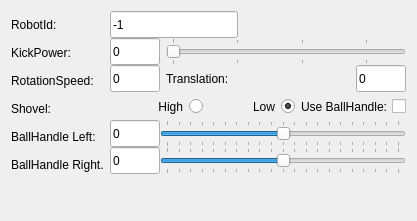
<?xml version="1.0" encoding="UTF-8"?>
<ui version="4.0">
 <class>JoystickWidget</class>
 <widget class="QWidget" name="JoystickWidget">
  <property name="geometry">
   <rect>
    <x>0</x>
    <y>0</y>
    <width>417</width>
    <height>221</height>
   </rect>
  </property>
  <layout class="QHBoxLayout">
   <item>
    <layout class="QVBoxLayout" name="verticalLabelLayout">
     <property name="spacing">
      <number>0</number>
     </property>
     <item>
      <widget class="QLabel" name="robotIdLabel">
       <property name="minimumSize">
        <size>
         <width>0</width>
         <height>28</height>
        </size>
       </property>
       <property name="maximumSize">
        <size>
         <width>16777215</width>
         <height>27</height>
        </size>
       </property>
       <property name="text">
        <string>RobotId:</string>
       </property>
      </widget>
     </item>
     <item>
      <widget class="QLabel" name="kickPowerLabel">
       <property name="minimumSize">
        <size>
         <width>0</width>
         <height>28</height>
        </size>
       </property>
       <property name="maximumSize">
        <size>
         <width>16777215</width>
         <height>27</height>
        </size>
       </property>
       <property name="text">
        <string>KickPower:</string>
       </property>
      </widget>
     </item>
     <item>
      <widget class="QLabel" name="rotationLabel">
       <property name="minimumSize">
        <size>
         <width>0</width>
         <height>28</height>
        </size>
       </property>
       <property name="maximumSize">
        <size>
         <width>16777215</width>
         <height>27</height>
        </size>
       </property>
       <property name="text">
        <string>RotationSpeed:</string>
       </property>
      </widget>
     </item>
     <item>
      <widget class="QLabel" name="shovelLabel">
       <property name="minimumSize">
        <size>
         <width>0</width>
         <height>28</height>
        </size>
       </property>
       <property name="maximumSize">
        <size>
         <width>16777215</width>
         <height>27</height>
        </size>
       </property>
       <property name="text">
        <string>Shovel:</string>
       </property>
      </widget>
     </item>
     <item>
      <widget class="QLabel" name="ballHandleLeftLabel">
       <property name="minimumSize">
        <size>
         <width>0</width>
         <height>28</height>
        </size>
       </property>
       <property name="maximumSize">
        <size>
         <width>16777215</width>
         <height>28</height>
        </size>
       </property>
       <property name="text">
        <string>BallHandle Left:</string>
       </property>
      </widget>
     </item>
     <item>
      <widget class="QLabel" name="ballHandleRightLabel">
       <property name="minimumSize">
        <size>
         <width>0</width>
         <height>28</height>
        </size>
       </property>
       <property name="maximumSize">
        <size>
         <width>16777215</width>
         <height>28</height>
        </size>
       </property>
       <property name="text">
        <string>BallHandle Right.</string>
       </property>
      </widget>
     </item>
     <item>
      <spacer name="vertLabelSpacer">
       <property name="orientation">
        <enum>Qt::Vertical</enum>
       </property>
       <property name="sizeHint" stdset="0">
        <size>
         <width>20</width>
         <height>40</height>
        </size>
       </property>
      </spacer>
     </item>
    </layout>
   </item>
   <item>
    <layout class="QVBoxLayout" name="verticalValueLayout">
     <property name="spacing">
      <number>0</number>
     </property>
     <item>
      <widget class="QLineEdit" name="robotIdEdit">
       <property name="minimumSize">
        <size>
         <width>128</width>
         <height>27</height>
        </size>
       </property>
       <property name="maximumSize">
        <size>
         <width>128</width>
         <height>27</height>
        </size>
       </property>
       <property name="contextMenuPolicy">
        <enum>Qt::DefaultContextMenu</enum>
       </property>
       <property name="toolTip">
        <string>Enter the ID of the robot, you want to control remotely.</string>
       </property>
       <property name="inputMask">
        <string/>
       </property>
       <property name="text">
        <string>-1</string>
       </property>
       <property name="maxLength">
        <number>5</number>
       </property>
      </widget>
     </item>
     <item>
      <layout class="QHBoxLayout" name="horizontalKickPowerLayout">
       <property name="spacing">
        <number>6</number>
       </property>
       <item>
        <widget class="QLineEdit" name="kickPowerEdit">
         <property name="minimumSize">
          <size>
           <width>0</width>
           <height>27</height>
          </size>
         </property>
         <property name="maximumSize">
          <size>
           <width>50</width>
           <height>27</height>
          </size>
         </property>
         <property name="toolTip">
          <string>Enter a KickPower between 101 and 3600.</string>
         </property>
         <property name="text">
          <string>0</string>
         </property>
         <property name="maxLength">
          <number>4</number>
         </property>
        </widget>
       </item>
       <item>
        <widget class="QSlider" name="kickPowerSlider">
         <property name="minimumSize">
          <size>
           <width>0</width>
           <height>27</height>
          </size>
         </property>
         <property name="maximumSize">
          <size>
           <width>16777215</width>
           <height>27</height>
          </size>
         </property>
         <property name="minimum">
          <number>101</number>
         </property>
         <property name="maximum">
          <number>3600</number>
         </property>
         <property name="tracking">
          <bool>false</bool>
         </property>
         <property name="orientation">
          <enum>Qt::Horizontal</enum>
         </property>
         <property name="tickPosition">
          <enum>QSlider::TicksBothSides</enum>
         </property>
         <property name="tickInterval">
          <number>1000</number>
         </property>
        </widget>
       </item>
      </layout>
     </item>
     <item>
      <layout class="QHBoxLayout" name="horizontalRotationLayout">
       <property name="spacing">
        <number>6</number>
       </property>
       <item>
        <widget class="QLineEdit" name="rotationEdit">
         <property name="minimumSize">
          <size>
           <width>0</width>
           <height>27</height>
          </size>
         </property>
         <property name="maximumSize">
          <size>
           <width>50</width>
           <height>27</height>
          </size>
         </property>
         <property name="toolTip">
          <string>Enter a rotation speed [rad/second] between 0 and 15.</string>
         </property>
         <property name="text">
          <string>0</string>
         </property>
         <property name="maxLength">
          <number>6</number>
         </property>
        </widget>
       </item>
       <item>
        <widget class="QLabel" name="translationLabel">
         <property name="minimumSize">
          <size>
           <width>0</width>
           <height>28</height>
          </size>
         </property>
         <property name="maximumSize">
          <size>
           <width>16777215</width>
           <height>27</height>
          </size>
         </property>
         <property name="text">
          <string>Translation:</string>
         </property>
        </widget>
       </item>
       <item>
        <widget class="QLineEdit" name="translationEdit">
         <property name="minimumSize">
          <size>
           <width>0</width>
           <height>27</height>
          </size>
         </property>
         <property name="maximumSize">
          <size>
           <width>50</width>
           <height>27</height>
          </size>
         </property>
         <property name="toolTip">
          <string>Enter the robots driving speed [mm/sec] between 0 and 4000.</string>
         </property>
         <property name="text">
          <string>0</string>
         </property>
         <property name="maxLength">
          <number>7</number>
         </property>
        </widget>
       </item>
      </layout>
     </item>
     <item>
      <layout class="QHBoxLayout" name="horizontalTranslationLayout">
       <property name="spacing">
        <number>6</number>
       </property>
       <property name="sizeConstraint">
        <enum>QLayout::SetDefaultConstraint</enum>
       </property>
      </layout>
     </item>
     <item>
      <layout class="QHBoxLayout" name="horizontalShovelLayout">
       <item>
        <widget class="QRadioButton" name="highShovelButton">
         <property name="minimumSize">
          <size>
           <width>0</width>
           <height>27</height>
          </size>
         </property>
         <property name="layoutDirection">
          <enum>Qt::RightToLeft</enum>
         </property>
         <property name="text">
          <string>High</string>
         </property>
        </widget>
       </item>
       <item>
        <widget class="QRadioButton" name="lowShovelButton">
         <property name="minimumSize">
          <size>
           <width>0</width>
           <height>27</height>
          </size>
         </property>
         <property name="layoutDirection">
          <enum>Qt::RightToLeft</enum>
         </property>
         <property name="text">
          <string>Low</string>
         </property>
         <property name="checked">
          <bool>true</bool>
         </property>
        </widget>
       </item>
       <item>
        <widget class="QCheckBox" name="ballHandleStateCheckBox">
         <property name="minimumSize">
          <size>
           <width>0</width>
           <height>27</height>
          </size>
         </property>
         <property name="maximumSize">
          <size>
           <width>16777215</width>
           <height>27</height>
          </size>
         </property>
         <property name="layoutDirection">
          <enum>Qt::RightToLeft</enum>
         </property>
         <property name="text">
          <string>Use BallHandle:</string>
         </property>
        </widget>
       </item>
      </layout>
     </item>
     <item>
      <layout class="QHBoxLayout" name="horizontalLayout">
       <item>
        <widget class="QLineEdit" name="ballHandleLeftEdit">
         <property name="minimumSize">
          <size>
           <width>0</width>
           <height>27</height>
          </size>
         </property>
         <property name="maximumSize">
          <size>
           <width>50</width>
           <height>27</height>
          </size>
         </property>
         <property name="toolTip">
          <string>Enter the left BallHandle speed [%] between -100 and 100.</string>
         </property>
         <property name="text">
          <string>0</string>
         </property>
         <property name="maxLength">
          <number>4</number>
         </property>
        </widget>
       </item>
       <item>
        <widget class="QSlider" name="ballHandleLeftSlider">
         <property name="maximumSize">
          <size>
           <width>16777215</width>
           <height>27</height>
          </size>
         </property>
         <property name="minimum">
          <number>-100</number>
         </property>
         <property name="maximum">
          <number>100</number>
         </property>
         <property name="tracking">
          <bool>false</bool>
         </property>
         <property name="orientation">
          <enum>Qt::Horizontal</enum>
         </property>
         <property name="tickPosition">
          <enum>QSlider::TicksBothSides</enum>
         </property>
         <property name="tickInterval">
          <number>10</number>
         </property>
        </widget>
       </item>
      </layout>
     </item>
     <item>
      <layout class="QHBoxLayout" name="horizontalLayout_2">
       <item>
        <widget class="QLineEdit" name="ballHandleRightEdit">
         <property name="minimumSize">
          <size>
           <width>50</width>
           <height>27</height>
          </size>
         </property>
         <property name="maximumSize">
          <size>
           <width>50</width>
           <height>27</height>
          </size>
         </property>
         <property name="toolTip">
          <string>Enter the right BallHandle speed [%] between -100 and 100.</string>
         </property>
         <property name="text">
          <string>0</string>
         </property>
         <property name="maxLength">
          <number>4</number>
         </property>
        </widget>
       </item>
       <item>
        <widget class="QSlider" name="ballHandleRightSlider">
         <property name="maximumSize">
          <size>
           <width>16777215</width>
           <height>27</height>
          </size>
         </property>
         <property name="minimum">
          <number>-100</number>
         </property>
         <property name="maximum">
          <number>100</number>
         </property>
         <property name="tracking">
          <bool>false</bool>
         </property>
         <property name="orientation">
          <enum>Qt::Horizontal</enum>
         </property>
         <property name="tickPosition">
          <enum>QSlider::TicksBothSides</enum>
         </property>
         <property name="tickInterval">
          <number>10</number>
         </property>
        </widget>
       </item>
      </layout>
     </item>
     <item>
      <spacer name="verticalSpacer">
       <property name="orientation">
        <enum>Qt::Vertical</enum>
       </property>
       <property name="sizeHint" stdset="0">
        <size>
         <width>20</width>
         <height>40</height>
        </size>
       </property>
      </spacer>
     </item>
    </layout>
   </item>
  </layout>
 </widget>
 <resources/>
 <connections/>
</ui>
